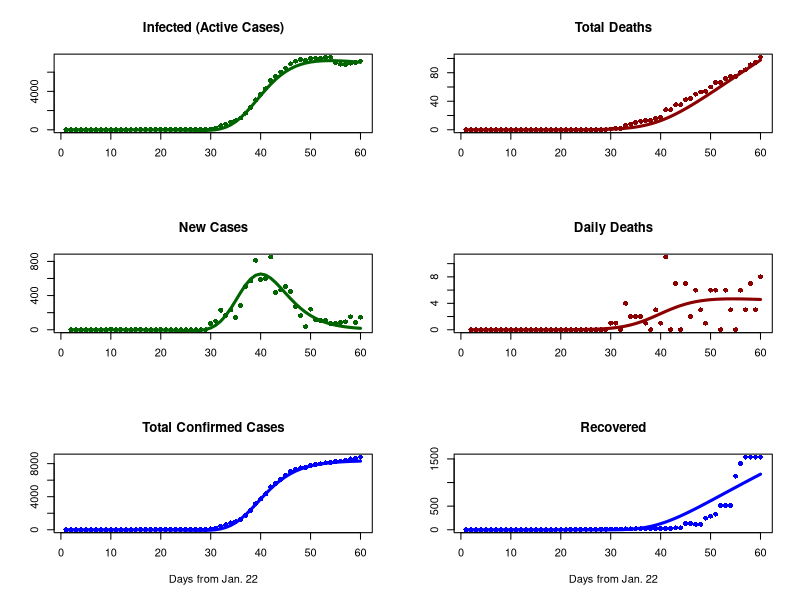
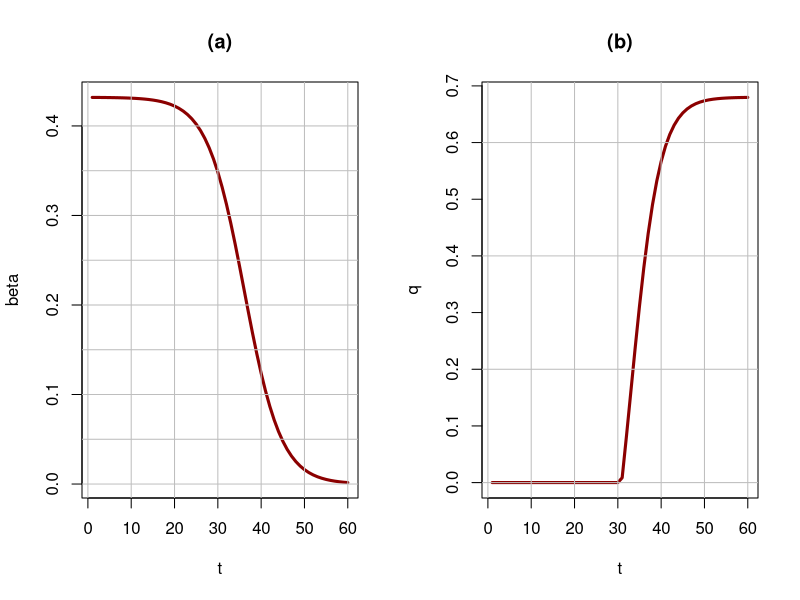

Write the R code that produced these figures, in order.
### Numerical solution of the SIRD model: Korea
{#########  Solve the SIRD model for given parameter values
  dat <- read.table('CovidDat.csv', sep=",", header=TRUE, stringsAsFactors = 	FALSE)
  dur <- nrow(dat)
  
  ### Initial conditions and parameter valuse
  N <- 50000000  # total population = 50 mln (S. Korea)
  S0 <- N
  I0 <- 0.033
  D0 <- R0 <- 0
  beta0 <- 0.432
  theta <- 0.234
  gamma <- 0.0078
  delta <- 0.00044
  q1 <- -0.36
  q2 <- 0.68
  b_date <- 36.1
  q_date <- 33
  theta_q <- 0.3
  
  ### Calculate trajectory
  model <- data.frame(Time = 1:dur, S=S0, I=I0, R=R0, D=D0)
  pred <- data.frame(Time = 1:dur, I=NA, R=NA, D=NA, C=NA, delC=NA,delD=NA)
  
  for(t in 1:(dur-1)){
    beta <- beta0*(1-1/(1+exp(-theta*(t-b_date))))
    model$S[t+1] <- model$S[t] - beta*model$S[t]*model$I[t]/N
    model$I[t+1] <- model$I[t] + beta*model$S[t]*model$I[t]/N - (gamma+delta)*model$I[t]
    model$R[t+1] <- model$R[t] + gamma*model$I[t]
    model$D[t+1] <- model$D[t] + delta*model$I[t]
  }
  
  ### Data prediction
  pred <- data.frame(Time = 1:dur, I=NA, R=NA, D=NA, C=NA, delC=NA,delD=NA)
  for(t in 1:(dur)){
    q <- q1 + (q2-q1)/(1+exp(-theta_q*(t-q_date)))
    pred$I[t] <- q*model$I[t]
    pred$R[t] <- q*model$R[t]
    pred$D[t] <- 1*model$D[t]
  }
  pred$C <- pred$I + pred$R + pred$D
  pred$delC[2:dur] <- pred$C[2:dur] - pred$C[1:(dur-1)]
  pred$delD[2:dur] <- pred$D[2:dur] - pred$D[1:(dur-1)]
  
  ### Plot results and calculate the fit
  par(mfrow=c(3,2))
  plot(dat$Time,dat$I, type="p", pch=16, col="dark green", main="Infected (Active Cases)", xlab="",ylab="")
  lines(pred$Time, pred$I, lwd=3, col="dark green")
  plot(dat$Time,dat$D, type="p", pch=16, col="dark red", main="Total Deaths", xlab="",ylab="")
  lines(pred$Time, pred$D, lwd=3, col="dark red")
  plot(dat$Time,dat$delC, type="p", pch=16, col="dark green", main="New Cases", xlab="",ylab="")
  lines(pred$Time, pred$delC, lwd=3, col="dark green")
  plot(dat$Time,dat$delD, type="p", pch=16, col="dark red", main="Daily Deaths", xlab="",ylab="")
  lines(pred$Time, pred$delD, lwd=3, col="dark red")
  plot(dat$Time,dat$C, type="p", pch=16, col="blue", main="Total Confirmed Cases", xlab="Days from Jan. 22",ylab="")
  lines(pred$Time, pred$C, lwd=3, col="blue")
  plot(dat$Time,dat$R, type="p", pch=16, col="blue", main="Recovered", xlab="Days from Jan. 22",ylab="")
  lines(pred$Time, pred$R, lwd=3, col="blue")
  par(mfrow=c(1,1))
  
  predR2 <- data.frame(Var=c("I","D","delC","delD","C","R","Mean"), R2=NA)
  pred <- pred[2:dur,]
  dat <- dat[2:dur,]
  predR2$R2[1] <- 1 - sum((pred$I - dat$I)^2)/sum((dat$I - mean(dat$I))^2)
  predR2$R2[2] <- 1 - sum((pred$D - dat$D)^2)/sum((dat$D - mean(dat$D))^2)
  predR2$R2[3] <- 1 - sum((pred$delC - dat$delC)^2)/sum((dat$delC - mean(dat$delC))^2)
  predR2$R2[4] <- 1 - sum((pred$delD - dat$delD)^2)/sum((dat$delD - mean(dat$delD))^2)
  predR2$R2[5] <- 1 - sum((pred$C - dat$C)^2)/sum((dat$C - mean(dat$C))^2)
  predR2$R2[6] <- 1 - sum((pred$R - dat$R)^2)/sum((dat$R - mean(dat$R))^2)
  predR2$R2[7] <- mean(predR2$R2[1:6])
  print(predR2, digits=3)
}

{ ### Plot b(t) and q(t)
  par(mfrow=c(1,2))
  t <- 1:dur
  beta <- beta0*(1-1/(1+exp(-theta*(t-b_date))))
  plot(t,beta, type="l", lwd=3, col="dark red", main="(a)")
  abline(v=seq(0,60, by=10), h=seq(0,1,by=0.05), col="grey")
  
  q <- q1 + (q2-q1)/(1+exp(-theta_q*(t-q_date)))
  q[q < 0] <- 0
  plot(t,q, type="l", lwd=3, col="dark red", main="(b)")
  abline(v=seq(0,60, by=10), h=seq(0,1,by=0.2), col="grey")
  par(mfrow=c(1,1))
}

 
 